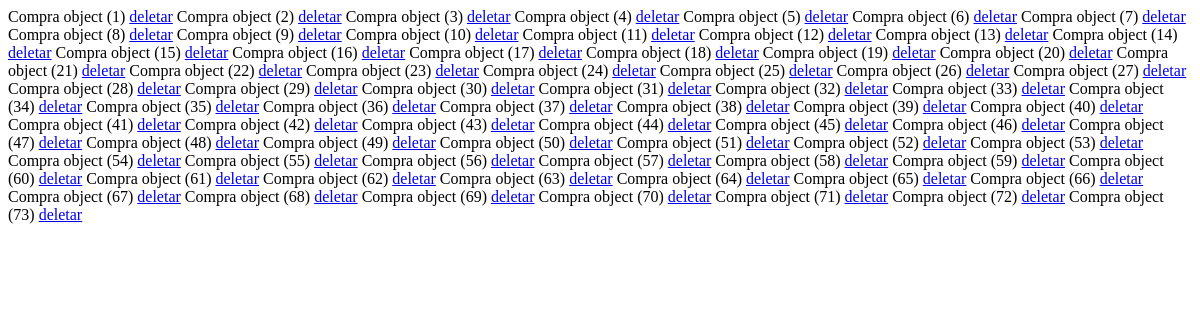
Before: /compras/ with the older database file.
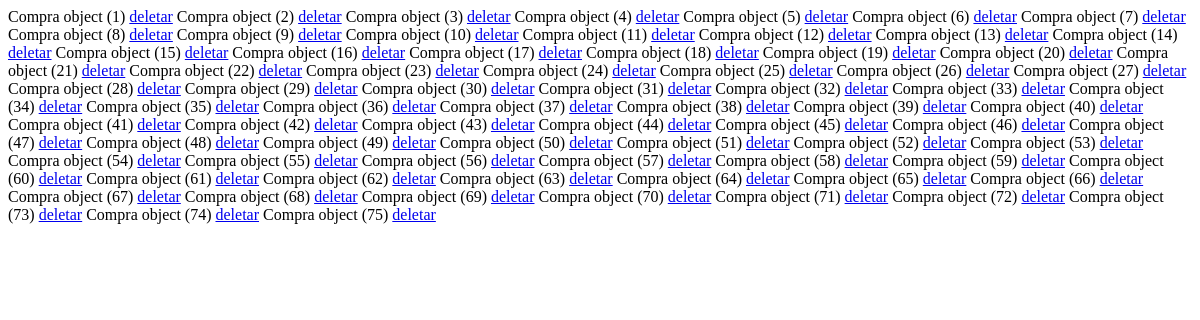
After: the same page with the newer database file.
### compras/models.py (models this page shows)
class Compra(models.Model):
    colaborador = models.ForeignKey(Colaboradore,on_delete=models.DO_NOTHING)
    produtos = models.ManyToManyField(Produtos,through='ItemCompra')
    data = models.DateTimeField()
    total = models.DecimalField(max_digits=8,decimal_places=2)

### compras/views.py (the view)
# urls.py: path('compras/',Compras,name='Compra'),
def Compras(request):
    context= {
        'compras':Compra.objects.all()
    }
    return render(request,'compras/compras.html',context=context)

### templates/compras/compras.html
{% for i in compras%}
    {{i}} <a href="{% url 'DeletarCompra' id=i.id%}">deletar</a>
{%endfor%}

Changed rows visible on the page:
added Compra: id "Compra object (74)"
added Compra: id "Compra object (75)"
